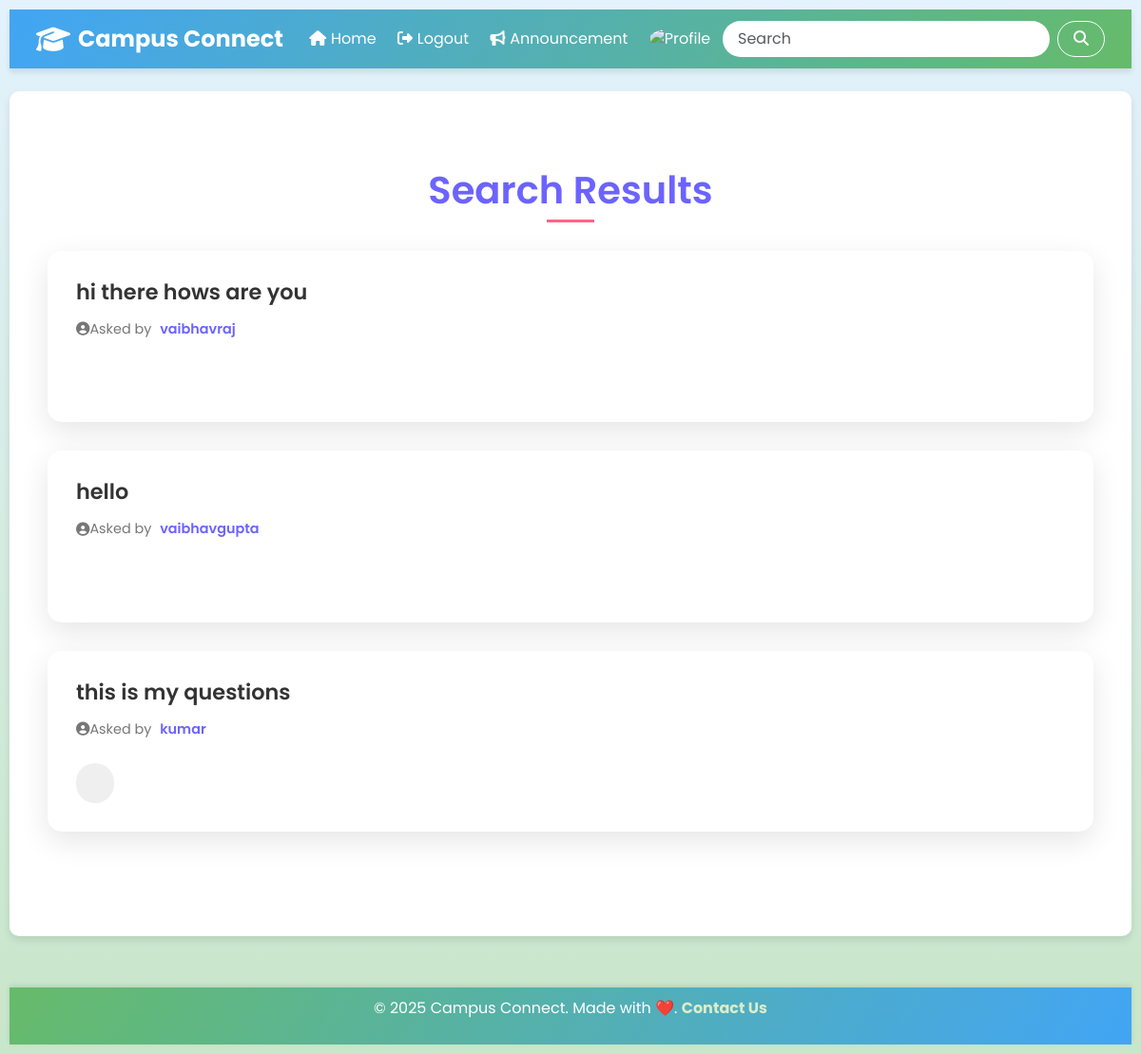
/search/ (signed in), run on the app's committed database.
### student/models.py (models this page shows, shortened)
class questions(models.Model):
    user = models.ForeignKey(User,on_delete=models.CASCADE)
    question_text = models.TextField(max_length=240)
    created_on = models.DateField(auto_now_add=True)
    upvotes = models.ManyToManyField(User, related_name="question_upvotes", blank=True)
    downvotes = models.ManyToManyField(User, related_name="question_downvotes", blank=True)

### student/views.py (the view)
# urls.py: path('search/',views.search,name='seach'),
@login_required
def search(request):
    query = request.GET.get('query')
    if query:
        results = questions.objects.filter(
            Q(question_text__icontains=query) |
            Q(user__username__icontains=query)
        ).order_by('-created_on')
    else:
        results = questions.objects.all().order_by('-created_on')
    return render(request, 'search.html', {'results': results, 'query': query})

### student/templates/search.html (shortened to what this page needs)
{% extends "base.html" %}
{% block content %}
<!DOCTYPE html>
<html lang="en">
  <head>
  </head>
  <body>
    <div class="container">
      <h3 id="questions-title">Search Results</h3>
      {% for question in results %}
      <div class="question-container">
        <h5>{{ question.question_text }}</h5>
        <p class="question-info">
          <i class="fas fa-user-circle"></i>
          <span>Asked by <span class="username">{{ question.user.username }}</span></span>
        </p>
        {% if request.user.username == question.user.username %}
        <form action="{% url 'delete_question' question.id %}" style="display: inline;">
          <button type="submit" class="button delete-button">
          </button>
        </form>
        {% endif %}
      </div>
      {% endfor %}
    </div>
  </body>
</html>
{% endblock %}

### templates/base.html (style rules this page uses)
body { font-family: "Arial", sans-serif; background: linear-gradient(to bottom, #e3f2fd, #c8e6c9); min-height: 100vh; margin: 0; padding: 0; }

### student/templates/search.html (style rules this page uses)
:root { --primary-color: #6C63FF; --secondary-color: #FF6584; --background-color: #F0F2F5; --text-color: #333; --card-bg-color: #ffffff; }
body { font-family: 'Poppins', sans-serif; background-color: var(--background-color); margin: 0; padding: 10px; display: flex; flex-direction: column; min-height: 100vh; }
.container { max-width: 1200px; margin: 0 auto; padding: 40px 20px; flex-grow: 1; }
#questions-title { font-size: 2.5rem; text-align: center; margin-bottom: 40px; color: var(--primary-color); font-weight: 600; position: relative; }
#questions-title::after { content: ''; position: absolute; bottom: -10px; left: 50%; transform: translateX(-50%); width: 50px; height: 3px; background-color: var(--secondary-color); }
.question-container { background-color: var(--card-bg-color); border: none; padding: 30px; margin-bottom: 30px; border-radius: 15px; box-shadow: 0 10px 30px rgba(0, 0, 0, 0.1); transition: all 0.3s ease; position: relative; overflow: hidden; }
.question-container::before { content: ''; position: absolute; top: 0; left: 0; right: 0; height: 4px; background: linear-gradient(to right, var(--primary-color), var(--secondary-color)); transform: scaleX(0); transition: transform 0.3s ease; }
.question-container h5 { font-size: 1.4rem; margin-bottom: 15px; color: var(--text-color); font-weight: 600; }
.question-info { font-size: 0.9rem; color: #777; margin-bottom: 20px; display: flex; align-items: center; }
.question-info .username { font-weight: 600; color: var(--primary-color); margin-left: 5px; }
.button { padding: 10px 20px; border: none; border-radius: 25px; cursor: pointer; font-size: 0.9rem; font-weight: 600; transition: all 0.3s ease; text-transform: uppercase; letter-spacing: 1px; }

### data on the page
questions: question_text "hi there hows are you", user.username "vaibhavraj"
questions: question_text "hello", user.username "vaibhavgupta"
questions: question_text "this is my questions", user.username "kumar"
